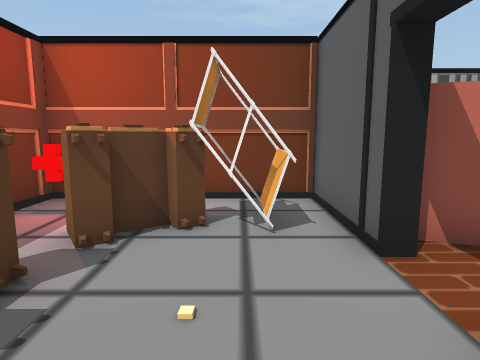
View 1 (above)

16 first-person views from a walk through a Unity game level. The camera is 1.4 m above the floor, tilts 8° down and sees 75° across. Doors are open. The floor is counted in squares, 1 m on a side. Each view is taken from the middle of a square. On the plan, view 1 faces up. The plan holds only what a view shows up to about 14 squares ahead; the rest is blank. The place goes on beyond the plan. The player character is not drawn. Some animated figures are not drawn.

View 2
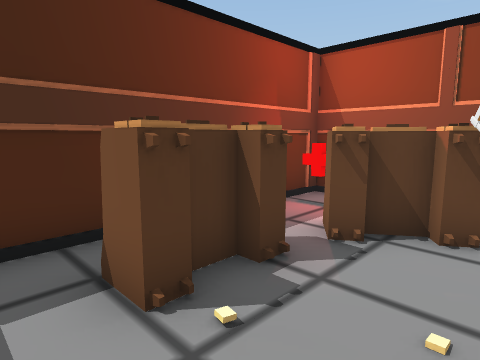

View 3
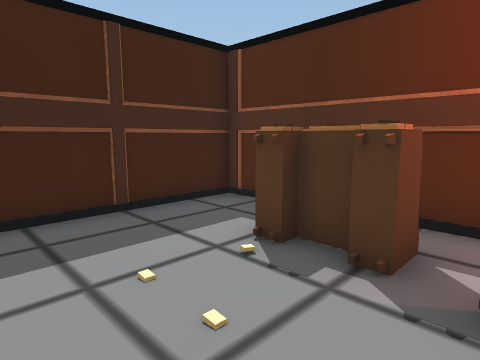

View 4
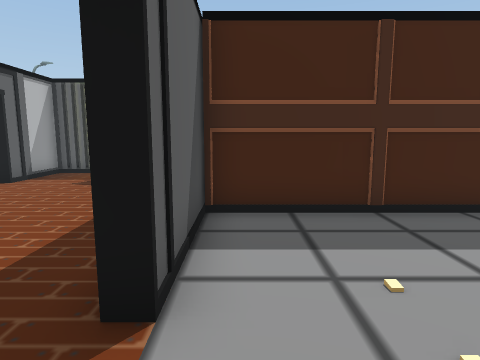

View 5
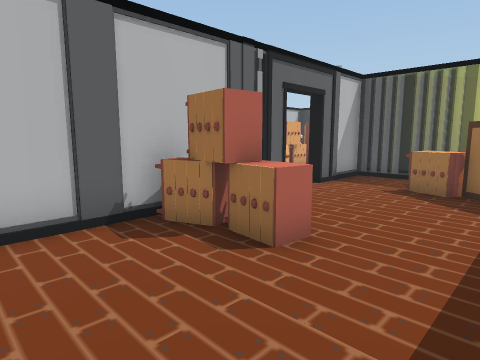

View 6
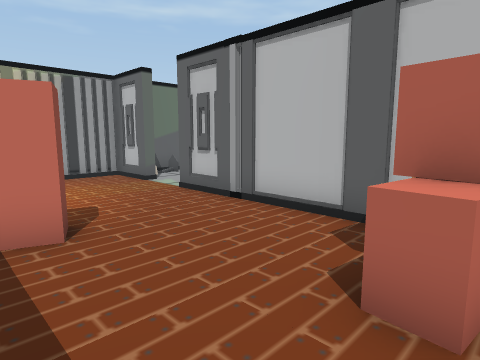

View 7
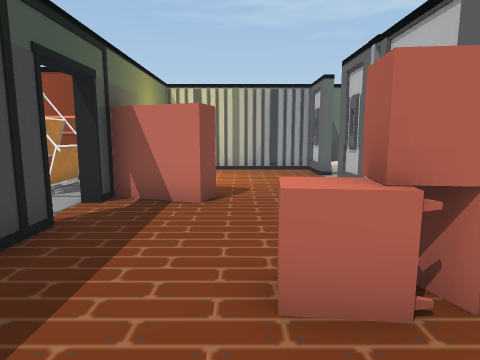

View 8
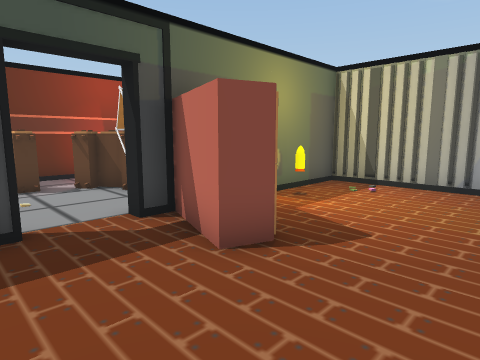

View 9
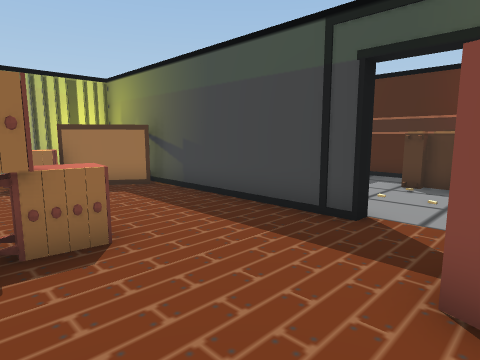

View 10
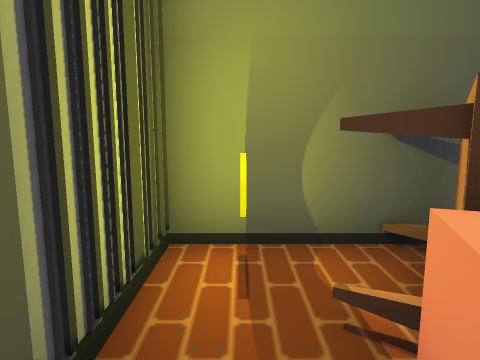

View 11
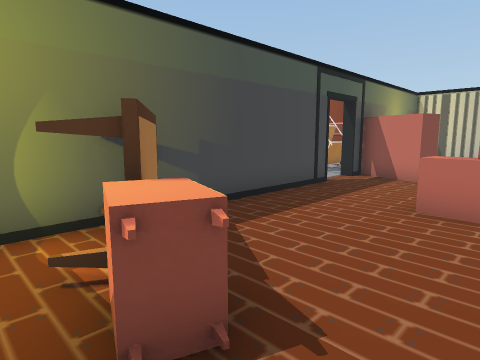

View 12
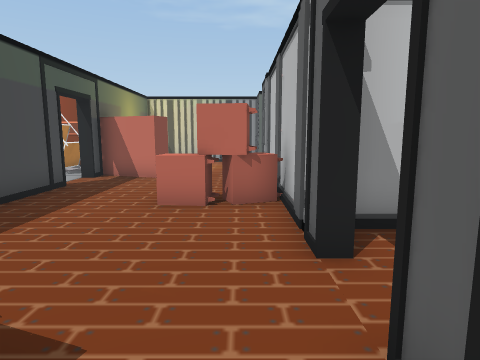

View 13
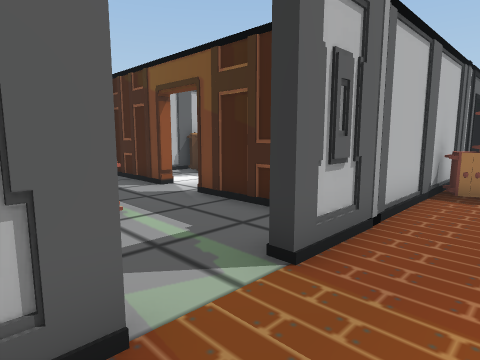

View 14
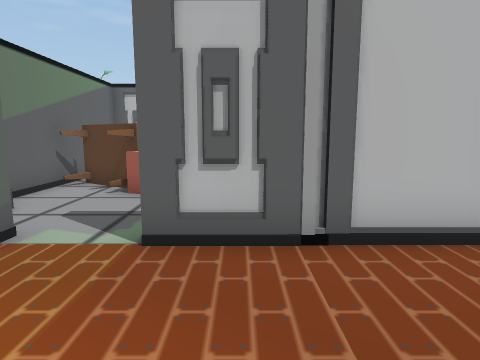

View 15
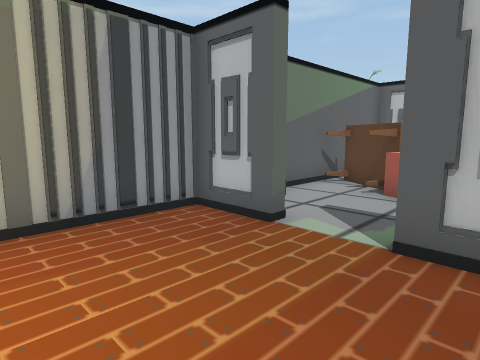

View 16
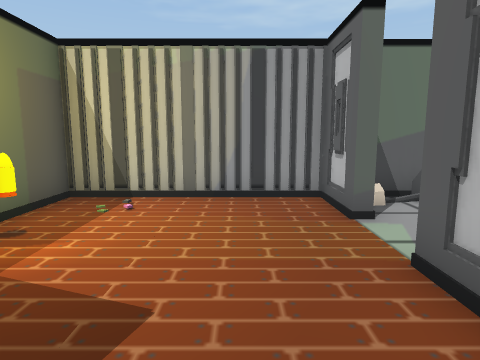

### Floor plan
Points are (right, up) in squares from view 1. A wall is a line through its corners. A room is listed if a view was taken in it or the views show most of it. See-through windows are left out.
Room 1 (views 1, 2, 3, 4)
walls: (1.7, 3.5) (1.7, 7) (-4.3, 7) (-4.3, -1.7) (1.8, -1.7); (1.7, -2) (1.7, 1.8)
ways out: open door at (2, 2.5) to room 2
objects: other object (-3, 1) to (-2, 3); other object (-3, 6); other object (-2, 4) to (-1, 5); shelf (-1, 5) to (1, 6)
Room 2 (views 5, 6, 7, 8, 9, 10, 11, 12, 13, 14, 15, 16)
walls: (2, 1.8) (2, -7.9) (7.9, -7.9) (7.9, -5.3); (2, 4.2) (2, 3.5); (7.9, -3.6) (7.9, 6.3); (7.9, 8.2) (7.9, 10.2) (2, 10.2) (2, 7.2)
ways out: open door at (2, 2.5) to room 1; opening at (8, 7.5); open door at (8, -4.5)
objects: coin (3, -7); other object (3, -5) to (4, -5); other object (3, 4) to (4, 5); other object (3, 7); other object (4, -6) to (5, -6); other object (6, -1) to (6, 0); other object (7, 0)

Where each view was taken, in squares from view 1:
view 1: 0 up, 0 right, facing up
view 2: 0 up, 0 right, facing up-left
view 3: 4 up, 1 right, facing down-left
view 4: 4 up, 1 right, facing down
view 5: 3 up, 3 right, facing down-right
view 6: 1 down, 3 right, facing up-right
view 7: 3 down, 5 right, facing up
view 8: 1 up, 7 right, facing up-left
view 9: 4 up, 7 right, facing down-left
view 10: 7 down, 6 right, facing left
view 11: 7 down, 7 right, facing up-left
view 12: 7 down, 7 right, facing up
view 13: 9 up, 6 right, facing down-right
view 14: 5 up, 4 right, facing right
view 15: 5 up, 4 right, facing up-right
view 16: 3 up, 6 right, facing up
